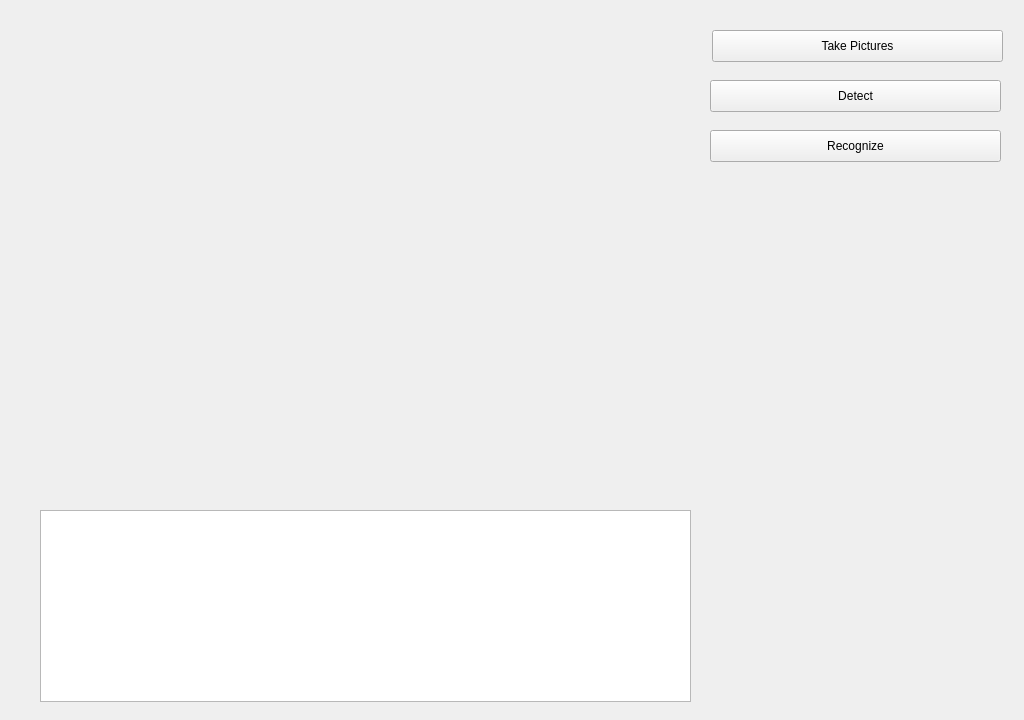
<?xml version="1.0" encoding="UTF-8"?>
<ui version="4.0">
 <class>Widget</class>
 <widget class="QWidget" name="Widget">
  <property name="geometry">
   <rect>
    <x>0</x>
    <y>0</y>
    <width>1024</width>
    <height>720</height>
   </rect>
  </property>
  <property name="minimumSize">
   <size>
    <width>1024</width>
    <height>720</height>
   </size>
  </property>
  <property name="windowTitle">
   <string>基於RaspberryPi的人臉辨識系統</string>
  </property>
  <widget class="QLabel" name="frameView">
   <property name="geometry">
    <rect>
     <x>50</x>
     <y>20</y>
     <width>640</width>
     <height>480</height>
    </rect>
   </property>
   <property name="minimumSize">
    <size>
     <width>640</width>
     <height>480</height>
    </size>
   </property>
   <property name="autoFillBackground">
    <bool>true</bool>
   </property>
   <property name="text">
    <string/>
   </property>
  </widget>
  <widget class="QTextBrowser" name="sysMessage">
   <property name="geometry">
    <rect>
     <x>40</x>
     <y>510</y>
     <width>651</width>
     <height>192</height>
    </rect>
   </property>
  </widget>
  <widget class="QPushButton" name="TakePictures">
   <property name="geometry">
    <rect>
     <x>712</x>
     <y>30</y>
     <width>291</width>
     <height>32</height>
    </rect>
   </property>
   <property name="text">
    <string>Take Pictures</string>
   </property>
  </widget>
  <widget class="QPushButton" name="objectDetection">
   <property name="geometry">
    <rect>
     <x>710</x>
     <y>80</y>
     <width>291</width>
     <height>32</height>
    </rect>
   </property>
   <property name="text">
    <string>Detect</string>
   </property>
  </widget>
  <widget class="QPushButton" name="faceRecognizer">
   <property name="geometry">
    <rect>
     <x>710</x>
     <y>130</y>
     <width>291</width>
     <height>32</height>
    </rect>
   </property>
   <property name="text">
    <string>Recognize</string>
   </property>
  </widget>
 </widget>
 <layoutdefault spacing="6" margin="11"/>
 <resources/>
 <connections/>
</ui>
